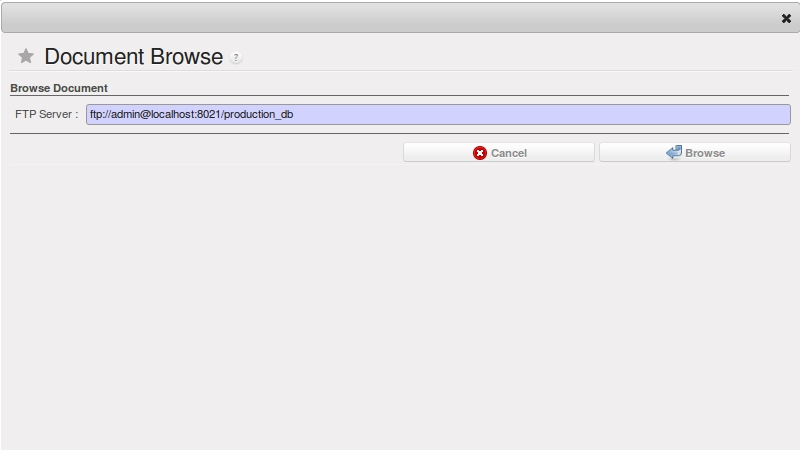
#> input picture addons/document_ftp/images/2_document_browse.jpeg, 800 x 450 px
$ python rgb2cmyk.py ../addons/document_ftp/images/2_document_browse.jpeg   (Python 2 division)
#> lines starting #> are read from the running program, lines starting #| are printed output that depends on the picture; after the words box and inside, x2 and y2 are one past the last pixel; in counts of white or black regions, pixels touching at a corner belong together
import Image, ImageChops
import sys

if len(sys.argv)!=2:
    print "Please Input img name."
    sys.exit(0)

img = Image.open(sys.argv[1])
#> img is the input picture: PIL image 800x450 RGB; mean R, G, B 234.8, 233.1, 235.5
if img.mode != 'RGB':
    print sys.argv[1]+" is not RGB."
    sys.exit(0)
    img = img.convert("RGB")

width,height = img.size
#> width = 800; height = 450
cmyk = Image.new("CMYK",(width,height),(0,0,0,255))
#> cmyk: PIL image 800x450 CMYK; every value is 0

datas = img.getdata()
newData = []
for item in datas:

    if item[0]<130 and item[1]<130 and item[2]<130:
        newData.append((0,0,0,255))
        continue

    newData.append((0,0,0,0))
#> this loop made 360000 passes
#> item on passes 1 to 3: (210, 210, 210), (244, 244, 244), (255, 255, 255)
#> after the loop, newData = 360000 items
cmyk.putdata(newData)
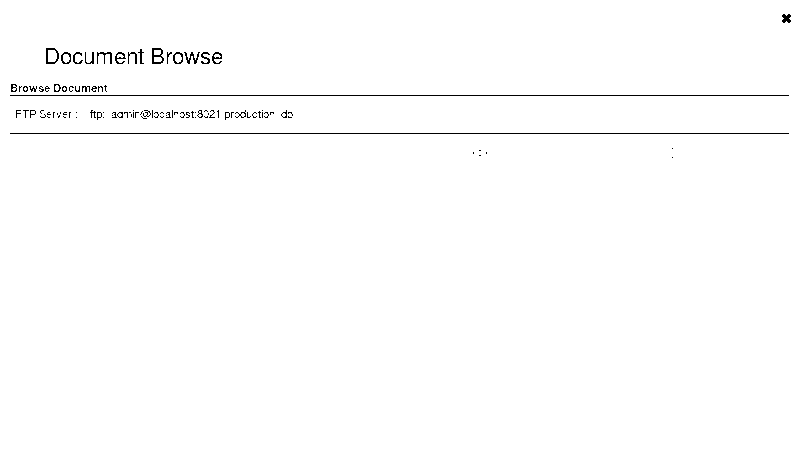
#> cmyk: PIL image 800x450 CMYK; 99.1% white; black in thin lines or dots, all inside (x1, y1, x2, y2) = (10, 14, 791, 158)

cmyk.save(sys.argv[1].split(".")[0]+"_1.jpg")
